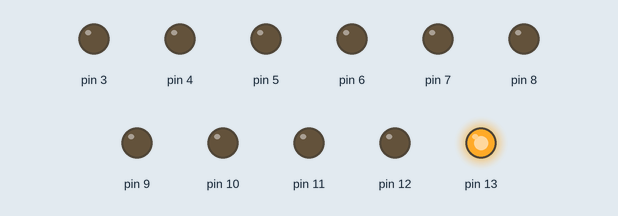
Simulated run of this sketch. Board: Arduino Uno, built with avr-gcc and run on an emulated ATmega328P. On the bench: output pins drawn as LEDs (lit = HIGH).

Above: at 0.1 s.
At 37.1 s:
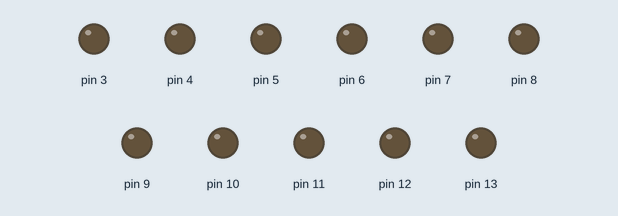
Timing chart, 0 to 39.5 s (numbered marks = the images above):
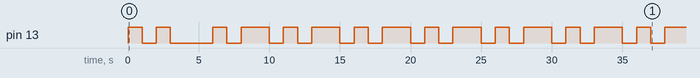

The sketch:

timely_2.ino
```cpp
/*
Timely - The Automator
 Assumes a Pre-created & pre-sorted schedule, stored in schedule[]
 Note that the time to toggle a port is calculated from when the device is switched on.
*/

int tprev = 0, tcur, i, j, k;
int start_port = 3;
int end_port = 13;
int stat[] = {0, 0, 0,  0, 0, 0,  0, 0, 0,  0, 0, 0,  0};//holds port status
int schedule[] = {13, 1000, 13, 2000, 13, 3000, 13, 5000};//port, time : Holds the actual schedule to be run
int sc_size = 8;//size of the schedule array
int loopy[] = {0, sc_size-1, 5};//start, end, repeat_n_times: repeat certain parts of the schedule, n times
int lp_size = 3;//size of the loopy[] array

void toggle(int port) {
  //Toggles the given port
  if(stat[port]==0) {
    stat[port]=1;
    digitalWrite(port, HIGH);
  }
  else {
    stat[port]=0;
    digitalWrite(port, LOW);
  }
}

void setup(){
  //Prepare the device for use:Runs on boot
  for(i = start_port; i <= end_port; i++) {//set ports to output,low
    pinMode(i, OUTPUT);
    digitalWrite(i, LOW);
    stat[i] = 0;
  }
}

void loop() {
  for(j=0; j<lp_size; j=j+3)  {//iterate through the loopy array
    for(k=0; k<loopy[j+2]; k++) {//for each loop section in the loopy array run loopy[j+2] times
      i=loopy[j];
      if(i-1>0)tprev = schedule[i-1];
      else tprev=0;
      while(i<=loopy[j+1]) {//for the schedule[] item sub-set described by loopy[]
        //toggle port & wait
        toggle(schedule[i]);
        tcur = schedule[i+1];
        delay(tcur-tprev);
        tprev = tcur;
        i = i + 2;
      }
    }
  }
}
```

Measured:
- by itself, pin 13: LOW → HIGH at 0.00 s, → LOW 1.0 s later, → HIGH 1.0 s later, → LOW 1.0 s later, … (31 changes in this stretch)
